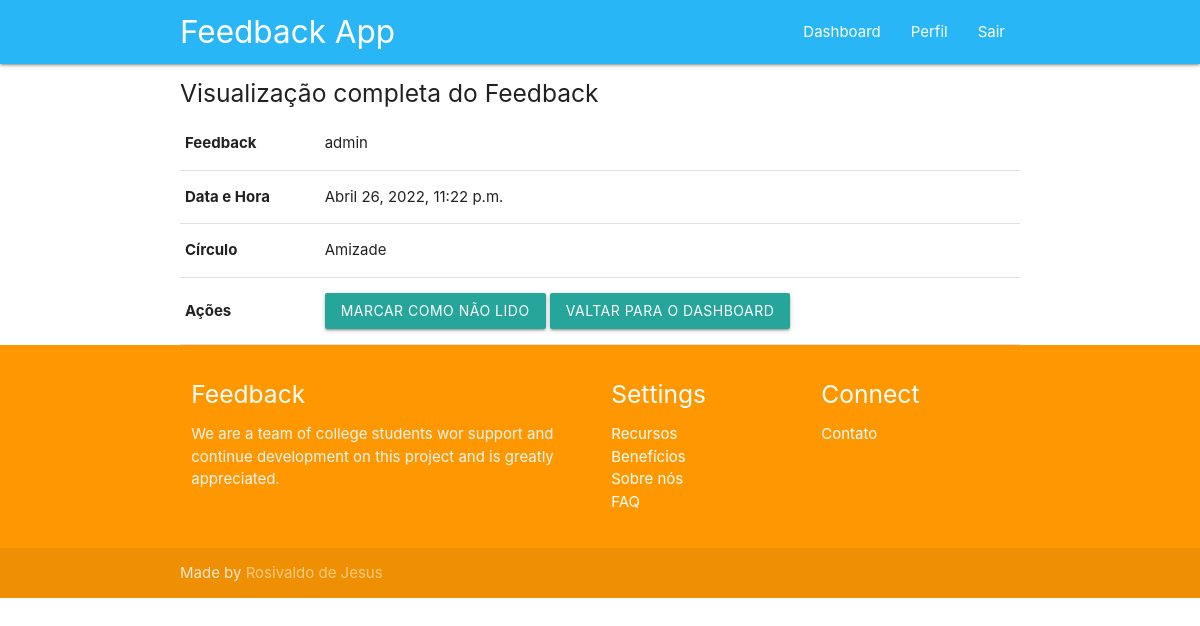
Page /comments/details/1/ (signed in) on the committed database.
### comments/models.py (models this page shows)
class Comment(models.Model):
    user = models.ForeignKey(User, on_delete=models.CASCADE, verbose_name= _('Usuário'))
    comment = models.TextField(_('Comentário'))
    circle = models.ForeignKey(Circle, on_delete=models.CASCADE, verbose_name= _('Círculo'))
    created_at = models.DateTimeField(_('Criado'), auto_now_add=True)
    read = models.BooleanField(_('Lido?'), default=False)
    class Meta:
        ordering = ['id']
        verbose_name = _('Comentário')
        verbose_name_plural = _('Comentários')
    def __str__(self) -> str:
        return self.user.username

class Circle(models.Model):
    name = models.CharField(_('Nome'), max_length=50)
    class Meta:
        ordering = ['id']
        verbose_name = _('Círculo')
        verbose_name_plural = _('Círculos')
    def __str__(self) -> str:
        return self.name

### comments/views.py (the view)
# urls.py: path('details/<int:id_comment>/', views.comments_details, name='comments_details'),
def comments_details(request, id_comment):
    comment = get_object_or_404(Comment, pk=id_comment)
    template_name = 'comments/comments_details.html'
    context = {}
    if comment.user == request.user:
        comment.read = True
        comment.save()
        context['comment'] = comment
    else:
        context['message'] = _('Você não possui essa permisão')
    return render(request, template_name, context)

### comments/templates/comments/comments_details.html (shortened to what this page needs)
{% extends 'base.html' %}
{% load widget_tweaks %}
{% block body %}
    <h5>Visualização completa do Feedback</h5>
    {% if message %}
        <h5>{{ message }}</h5>
    {% else %}
        <table>
            <thead>
                <tr>
                    <th>Feedback</th>
                    <td>{{ comment }}</td>
                </tr>
                <tr>
                    <th>Data e Hora</th>
                    <td>{{ comment.created_at }}</td>
                </tr>
                <tr>
                    <th>Círculo</th>
                    <td>{{ comment.circle }}</td>
                </tr>
                <tr>
                    <th>Ações</th>
                    <td>
                        <a href="{% url 'comments:mark_unread' comment.id %}" class="btn waves effect waves-light">Marcar como não lido</a>
                        <a href="{% url 'accounts:dashboard' %}" class="btn waves effect waves-light">Valtar para o Dashboard</a>
                    </td>
                </tr>
            </thead>
        </table>
    {% endif %}
{% endblock %}

### rows in the picture
Comment: user.username "admin", created_at "Abril 26, 2022, 11:22 p.m.", circle "Amizade"
